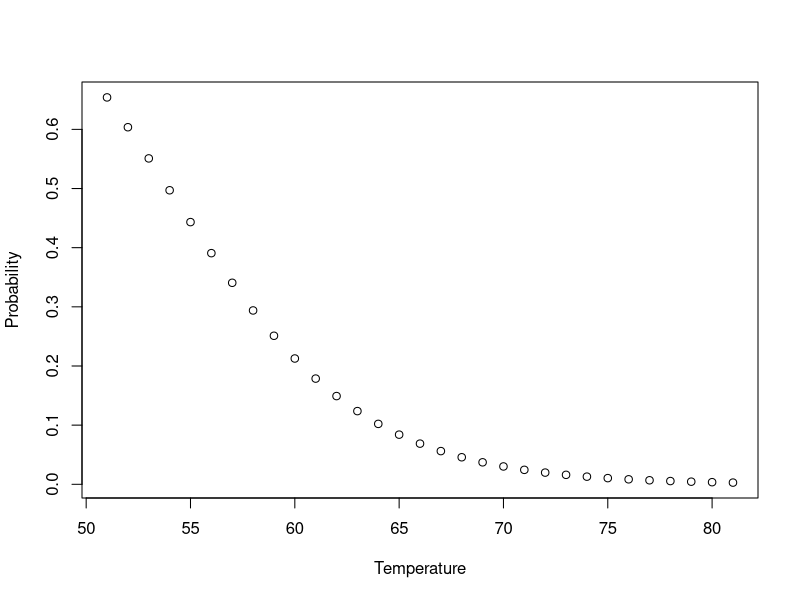

Write the R code that produced this figure.
## ---- chunk 1
var_residual <- 240.57
var_outcome <- 264.17
n <- 146 
k <- 3

R2 <- 1 - (var_residual/var_outcome)
R2_adj <- 1 - (var_residual/var_outcome) * ((n-1)/(n-k-1))
print(paste(R2, R2_adj))
## ---- chunk 2
temp <- c(51,53,55)

dmg_prob <- function(x) {
  exp(11.6630-(0.2162*x))/(1+exp(11.6630-(0.2162*x)))
}

dmg_prob(temp)
## ---- chunk 3
temps <- seq(from = 51, to = 81)
dmg_prob1 <- exp(11.663-(0.2162*temps))/(1+exp(11.663-(0.2162*temps)))
dtemp <- as.data.frame(cbind(temps, dmg_prob1))
plot(temps, dmg_prob1, xlab="Temperature",ylab="Probability")
